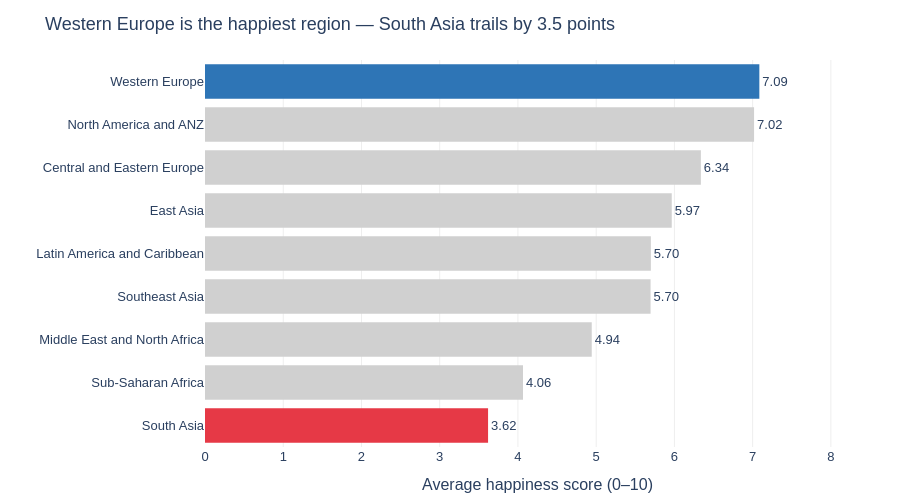

The notebook cell this image was saved under:
### Markdown cell above
---
## Task 1 — Regional Comparison Bar Chart

**What to build:** A horizontal bar chart showing the **average happiness score by region**, sorted from highest to lowest.

**Requirements:**
- Horizontal orientation (category names are long)
- Sorted by score, descending (so the happiest region is at the top)
- Zero baseline on x-axis
- At least one design choice that goes beyond the Plotly default (colour, annotation, labels, etc.)
- An insight title that answers: *which region stands out and why does it matter?*

**Hint:** Use `df.groupby('Region')['Happiness_Score'].mean()` to compute the averages.

### Code cell
# Task 1: Regional comparison bar chart
# -------------------------------------

# Step 1: Compute average happiness score by region
region_avg = (df.groupby('Region')['Happiness_Score']
              .mean()
              .reset_index()
              .sort_values('Happiness_Score'))  # sort for horizontal bar
print(region_avg)

# Step 2: Build the chart
top_r = region_avg.iloc[-1]   # happiest region (last row after ascending sort)
bot_r = region_avg.iloc[0]    # least happy region (first row)
gap = top_r['Happiness_Score'] - bot_r['Happiness_Score']

region_avg['highlight'] = region_avg['Region'].map(
    lambda r: 'Top' if r == top_r['Region'] else ('Bottom' if r == bot_r['Region'] else 'Other')
)

fig = px.bar(
    region_avg,
    x='Happiness_Score', y='Region',
    orientation='h',
    color='highlight',
    color_discrete_map={'Top': '#2E75B6', 'Bottom': '#E63946', 'Other': '#D0D0D0'},
    text='Happiness_Score',
    title=f"{top_r['Region']} is the happiest region — {bot_r['Region']} trails by {gap:.1f} points",
    labels={'Happiness_Score': 'Average happiness score (0–10)', 'Region': ''},
    height=500
)
fig.update_traces(texttemplate='%{text:.2f}', textposition='outside', marker_line_width=0)
fig.update_yaxes(categoryorder='total ascending')
fig.update_layout(
    xaxis=dict(range=[0, 8.5], gridcolor='#EEEEEE'),
    plot_bgcolor='white', paper_bgcolor='white',
    font=dict(family='Arial', size=13),
    showlegend=False,
    margin=dict(l=10, r=30, t=60, b=40)
)
fig.show()

### Figure 1 — Plotly figure (JSON) as saved in the notebook; plotly's stock layout.template omitted (floating-point values rounded to 4 significant figures)
{"data": [{"hovertemplate": "highlight=Bottom<br>Average happiness score (0–10)=%{text}<br>=%{y}<extra></extra>", "legendgroup": "Bottom", "marker": {"color": "#E63946", "line": {"width": 0}, "pattern": {"shape": ""}}, "name": "Bottom", "orientation": "h", "showlegend": true, "text": [3.618], "textposition": "outside", "texttemplate": "%{text:.2f}", "type": "bar", "x": [3.618], "xaxis": "x", "y": ["South Asia"], "yaxis": "y"}, {"hovertemplate": "highlight=Other<br>Average happiness score (0–10)=%{text}<br>=%{y}<extra></extra>", "legendgroup": "Other", "marker": {"color": "#D0D0D0", "line": {"width": 0}, "pattern": {"shape": ""}}, "name": "Other", "orientation": "h", "showlegend": true, "text": [4.065, 4.943, 5.695, 5.699, 5.966, 6.338, 7.018], "textposition": "outside", "texttemplate": "%{text:.2f}", "type": "bar", "x": [4.065, 4.943, 5.695, 5.699, 5.966, 6.338, 7.018], "xaxis": "x", "y": ["Sub-Saharan Africa", "Middle East and North Africa", "Southeast Asia", "Latin America and Caribbean", "East Asia", "Central and Eastern Europe", "North America and ANZ"], "yaxis": "y"}, {"hovertemplate": "highlight=Top<br>Average happiness score (0–10)=%{text}<br>=%{y}<extra></extra>", "legendgroup": "Top", "marker": {"color": "#2E75B6", "line": {"width": 0}, "pattern": {"shape": ""}}, "name": "Top", "orientation": "h", "showlegend": true, "text": [7.086], "textposition": "outside", "texttemplate": "%{text:.2f}", "type": "bar", "x": [7.086], "xaxis": "x", "y": ["Western Europe"], "yaxis": "y"}], "layout": {"barmode": "relative", "font": {"family": "Arial", "size": 13}, "height": 500, "legend": {"title": {"text": "highlight"}, "tracegroupgap": 0}, "margin": {"b": 40, "l": 10, "r": 30, "t": 60}, "paper_bgcolor": "white", "plot_bgcolor": "white", "showlegend": false, "title": {"text": "Western Europe is the happiest region — South Asia trails by 3.5 points"}, "xaxis": {"anchor": "y", "domain": [0, 1], "gridcolor": "#EEEEEE", "range": [0, 8.5], "title": {"text": "Average happiness score (0–10)"}}, "yaxis": {"anchor": "x", "categoryorder": "total ascending", "domain": [0, 1], "title": {"text": ""}}}}
